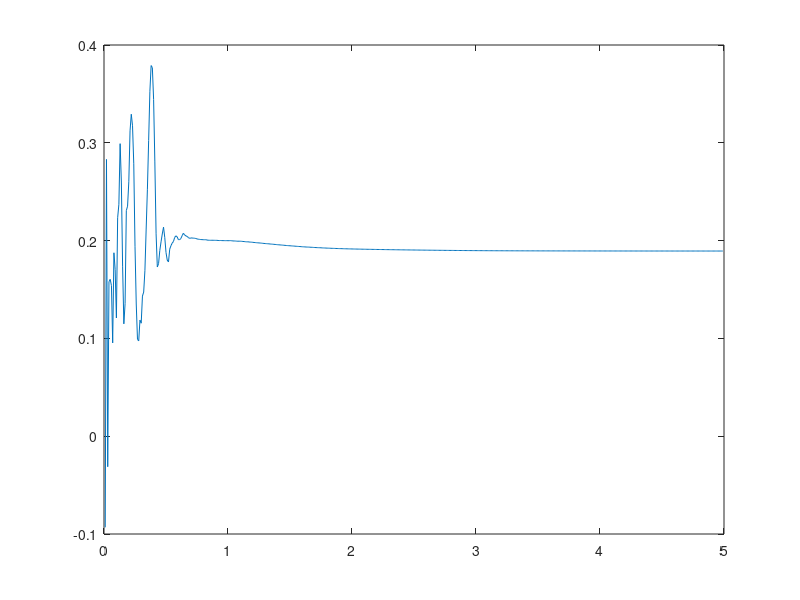

The MATLAB script that drew this image:
function sinal
clear all
close all
clc

%pkg load signal;
desloc=load('coefficient_0.dat','-ascii'); 

[npontos, tam2] = size(desloc);

   
k =1;

  ttrans=3;       
%fprintf ('Intervalo de tempo da resposta =');
%dint = input ('Intervalo de tempo da resposta =');
dint=.01;
icont    = 0;
deltat   = 0;
ds       = 0;

coef =2;                                      
%desloc(:,coef)=desloc(:,coef)*k;
for i=1:npontos;
    deltata = deltat;
    dxa = desloc(i,coef);
    deltat=desloc(i,1);
    while (icont*dint + dint) < deltat
        if deltat == (icont + 1)*dint
            icont = icont + 1;
            saida=[icont*dint desloc(i,coef)];
            bfil(icont,1)=saida(1,1);
            bfil(icont,2)=saida(1,2);
        else
            if deltat > (icont + 1)*dint
                icont = icont + 1;
                dix = (dint*icont - deltata)*...
                    (desloc(i,coef) - dxa)/(deltat - deltata)+ dxa;
                saida= [icont*dint dix];
                bfil(icont,1)=saida(1,1);
                bfil(icont,2)=saida(1,2);

            end
        end
    end

end
t=bfil(:,1);
b=bfil(:,2);
plot(t,b); 
  ans=size(bfil);
  np=ans(1);
  icont=0;
                             
  for i=1:np;
      if bfil(i,1) <= ttrans;
          icont=icont+1;
      end
  end
  bfil2(:,1)=bfil(icont:np,1)-ttrans;
  media=mean(bfil(icont:np,2));
  bfil2(:,2)=bfil(icont:np,2)-media;
  media=media*k
    n=length(bfil2(:,2));
  rms=norm(bfil2(:,2))*k/sqrt(n)

 % save p1.dat bfil2 -ascii

%Figure(1);
Fs=1/dint;

t=bfil2(:,1);

xx=bfil2(:,2);


%Figure(2);
% i=682*2*2;
% window=i;
% figure
% [Pxx,f] =pwelch(xx,window,.5,[],Fs,'onesided');
% 
% plot(f,Pxx)
%  espec=[f Pxx];
%  save cl.esp espec -ascii
%  amp=max(Pxx)*1.2;  
%  axis([0 1 0 amp]);

